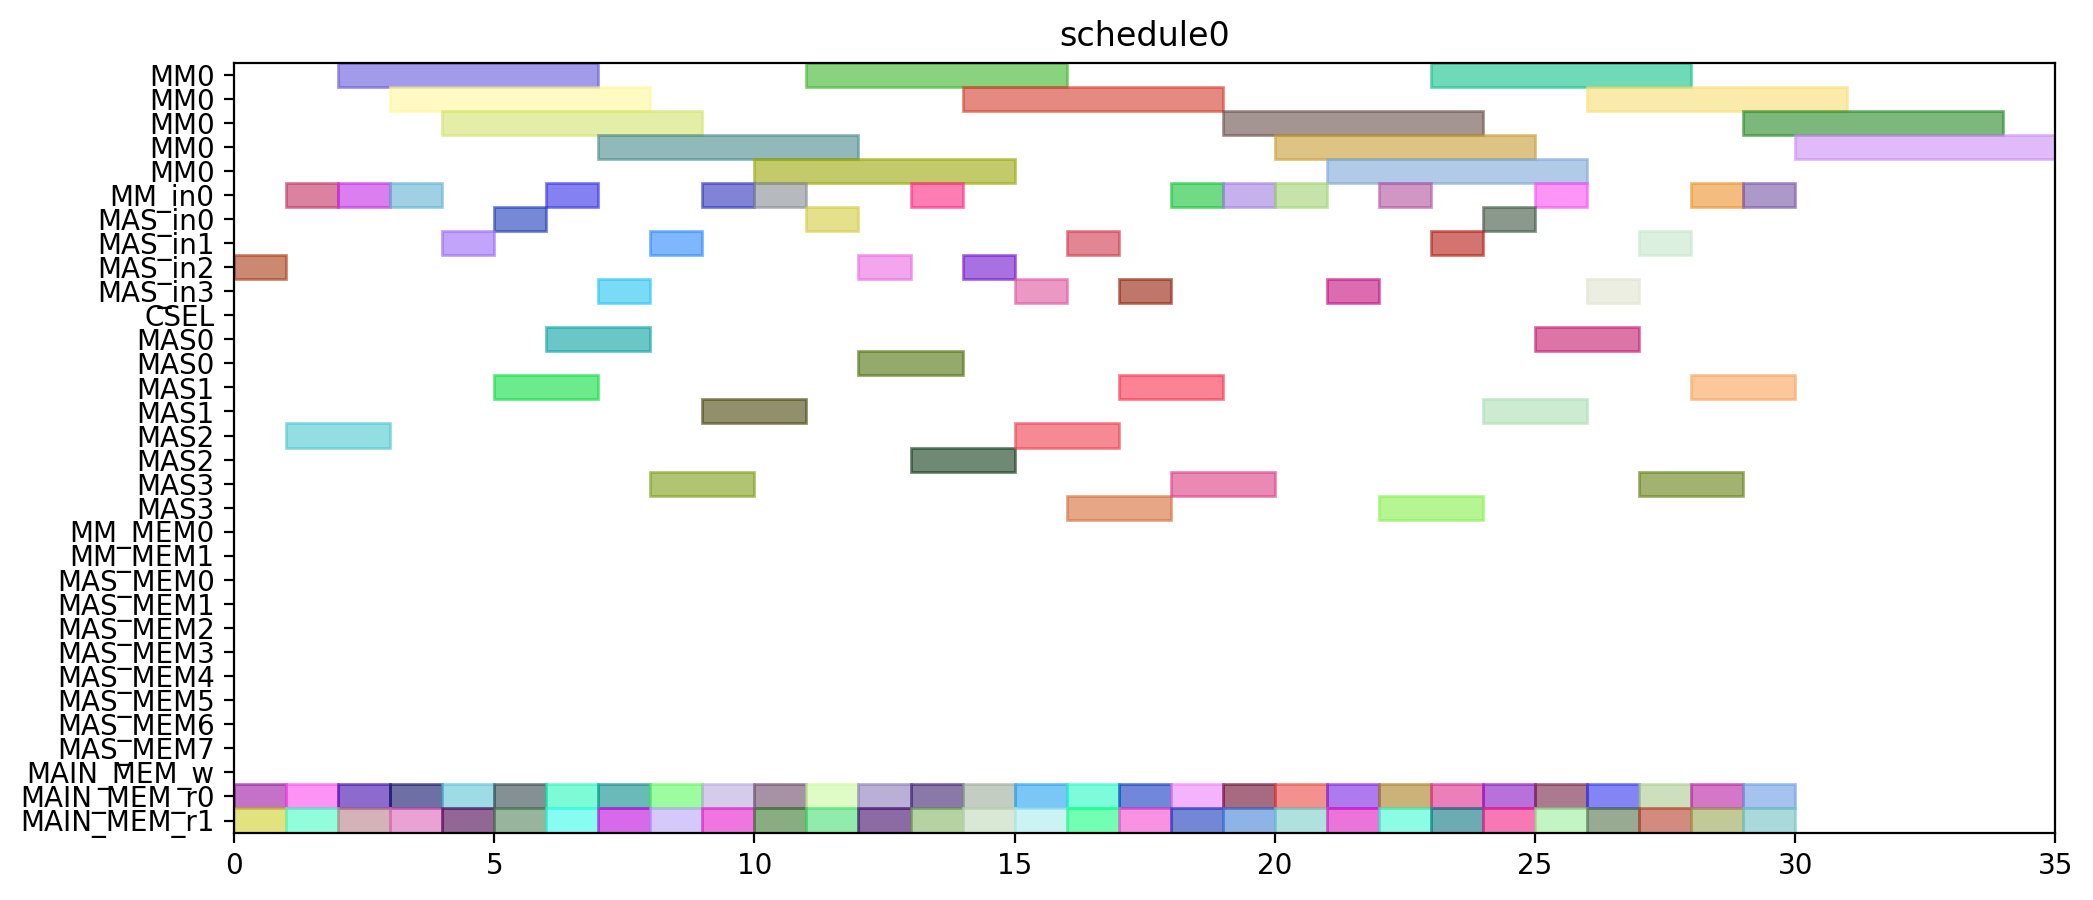

This figure's Python source:
from pyschedule import Scenario, solvers, plotters, alt


def solve():
	horizon = 120
	S = Scenario("schedule0", horizon=horizon)

	# resource
	MM = S.Resources('MM', num=1, size=5)
	MM_in = S.Resources('MM_in', num=1)
	MAS_in = S.Resources('MAS_in', num=4)
	CSEL = S.Resource('CSEL')
	MAS = S.Resources('MAS', num=4, size=2, periods=range(1, horizon))
	MM_MEM = S.Resources('MM_MEM', num=2)
	MAS_MEM = S.Resources('MAS_MEM', num=8)
	MAIN_MEM_w = S.Resource('MAIN_MEM_w', size=1)
	MAIN_MEM_r = S.Resources('MAIN_MEM_r', num=2)

	# result of previous scheduling

	# new tasks
	t1_t0 = S.Task('t1_t0', length=5, delay_cost=1)
	t1_t0 += alt(MM)
	t1_t0_in = S.Task('t1_t0_in', length=1, delay_cost=1)
	t1_t0_in += alt(MM_in)
	S += t1_t0_in*MM_in[0]<=t1_t0*MM[0]
	t1_t0_mem0 = S.Task('t1_t0_mem0', length=1, delay_cost=1)
	t1_t0_mem0 += MAIN_MEM_r[0]
	S += t1_t0_mem0 <= t1_t0

	t1_t0_mem1 = S.Task('t1_t0_mem1', length=1, delay_cost=1)
	t1_t0_mem1 += MAIN_MEM_r[1]
	S += t1_t0_mem1 <= t1_t0

	t1_t1 = S.Task('t1_t1', length=5, delay_cost=1)
	t1_t1 += alt(MM)
	t1_t1_in = S.Task('t1_t1_in', length=1, delay_cost=1)
	t1_t1_in += alt(MM_in)
	S += t1_t1_in*MM_in[0]<=t1_t1*MM[0]
	t1_t1_mem0 = S.Task('t1_t1_mem0', length=1, delay_cost=1)
	t1_t1_mem0 += MAIN_MEM_r[0]
	S += t1_t1_mem0 <= t1_t1

	t1_t1_mem1 = S.Task('t1_t1_mem1', length=1, delay_cost=1)
	t1_t1_mem1 += MAIN_MEM_r[1]
	S += t1_t1_mem1 <= t1_t1

	t1_t2 = S.Task('t1_t2', length=2, delay_cost=1)
	t1_t2 += alt(MAS)
	t1_t2_in = S.Task('t1_t2_in', length=1, delay_cost=1)
	t1_t2_in += alt(MAS_in)
	S += t1_t2_in*MAS_in[0]<=t1_t2*MAS[0]

	S += t1_t2_in*MAS_in[1]<=t1_t2*MAS[1]

	S += t1_t2_in*MAS_in[2]<=t1_t2*MAS[2]

	S += t1_t2_in*MAS_in[3]<=t1_t2*MAS[3]

	t1_t2_mem0 = S.Task('t1_t2_mem0', length=1, delay_cost=1)
	t1_t2_mem0 += MAIN_MEM_r[0]
	S += t1_t2_mem0 <= t1_t2

	t1_t2_mem1 = S.Task('t1_t2_mem1', length=1, delay_cost=1)
	t1_t2_mem1 += MAIN_MEM_r[1]
	S += t1_t2_mem1 <= t1_t2

	t1_t3 = S.Task('t1_t3', length=2, delay_cost=1)
	t1_t3 += alt(MAS)
	t1_t3_in = S.Task('t1_t3_in', length=1, delay_cost=1)
	t1_t3_in += alt(MAS_in)
	S += t1_t3_in*MAS_in[0]<=t1_t3*MAS[0]

	S += t1_t3_in*MAS_in[1]<=t1_t3*MAS[1]

	S += t1_t3_in*MAS_in[2]<=t1_t3*MAS[2]

	S += t1_t3_in*MAS_in[3]<=t1_t3*MAS[3]

	t1_t3_mem0 = S.Task('t1_t3_mem0', length=1, delay_cost=1)
	t1_t3_mem0 += MAIN_MEM_r[0]
	S += t1_t3_mem0 <= t1_t3

	t1_t3_mem1 = S.Task('t1_t3_mem1', length=1, delay_cost=1)
	t1_t3_mem1 += MAIN_MEM_r[1]
	S += t1_t3_mem1 <= t1_t3

	t2_t0 = S.Task('t2_t0', length=5, delay_cost=1)
	t2_t0 += alt(MM)
	t2_t0_in = S.Task('t2_t0_in', length=1, delay_cost=1)
	t2_t0_in += alt(MM_in)
	S += t2_t0_in*MM_in[0]<=t2_t0*MM[0]
	t2_t0_mem0 = S.Task('t2_t0_mem0', length=1, delay_cost=1)
	t2_t0_mem0 += MAIN_MEM_r[0]
	S += t2_t0_mem0 <= t2_t0

	t2_t0_mem1 = S.Task('t2_t0_mem1', length=1, delay_cost=1)
	t2_t0_mem1 += MAIN_MEM_r[1]
	S += t2_t0_mem1 <= t2_t0

	t2_t1 = S.Task('t2_t1', length=5, delay_cost=1)
	t2_t1 += alt(MM)
	t2_t1_in = S.Task('t2_t1_in', length=1, delay_cost=1)
	t2_t1_in += alt(MM_in)
	S += t2_t1_in*MM_in[0]<=t2_t1*MM[0]
	t2_t1_mem0 = S.Task('t2_t1_mem0', length=1, delay_cost=1)
	t2_t1_mem0 += MAIN_MEM_r[0]
	S += t2_t1_mem0 <= t2_t1

	t2_t1_mem1 = S.Task('t2_t1_mem1', length=1, delay_cost=1)
	t2_t1_mem1 += MAIN_MEM_r[1]
	S += t2_t1_mem1 <= t2_t1

	t2_t2 = S.Task('t2_t2', length=2, delay_cost=1)
	t2_t2 += alt(MAS)
	t2_t2_in = S.Task('t2_t2_in', length=1, delay_cost=1)
	t2_t2_in += alt(MAS_in)
	S += t2_t2_in*MAS_in[0]<=t2_t2*MAS[0]

	S += t2_t2_in*MAS_in[1]<=t2_t2*MAS[1]

	S += t2_t2_in*MAS_in[2]<=t2_t2*MAS[2]

	S += t2_t2_in*MAS_in[3]<=t2_t2*MAS[3]

	t2_t2_mem0 = S.Task('t2_t2_mem0', length=1, delay_cost=1)
	t2_t2_mem0 += MAIN_MEM_r[0]
	S += t2_t2_mem0 <= t2_t2

	t2_t2_mem1 = S.Task('t2_t2_mem1', length=1, delay_cost=1)
	t2_t2_mem1 += MAIN_MEM_r[1]
	S += t2_t2_mem1 <= t2_t2

	t2_t3 = S.Task('t2_t3', length=2, delay_cost=1)
	t2_t3 += alt(MAS)
	t2_t3_in = S.Task('t2_t3_in', length=1, delay_cost=1)
	t2_t3_in += alt(MAS_in)
	S += t2_t3_in*MAS_in[0]<=t2_t3*MAS[0]

	S += t2_t3_in*MAS_in[1]<=t2_t3*MAS[1]

	S += t2_t3_in*MAS_in[2]<=t2_t3*MAS[2]

	S += t2_t3_in*MAS_in[3]<=t2_t3*MAS[3]

	t2_t3_mem0 = S.Task('t2_t3_mem0', length=1, delay_cost=1)
	t2_t3_mem0 += MAIN_MEM_r[0]
	S += t2_t3_mem0 <= t2_t3

	t2_t3_mem1 = S.Task('t2_t3_mem1', length=1, delay_cost=1)
	t2_t3_mem1 += MAIN_MEM_r[1]
	S += t2_t3_mem1 <= t2_t3

	t0_t0 = S.Task('t0_t0', length=5, delay_cost=1)
	t0_t0 += alt(MM)
	t0_t0_in = S.Task('t0_t0_in', length=1, delay_cost=1)
	t0_t0_in += alt(MM_in)
	S += t0_t0_in*MM_in[0]<=t0_t0*MM[0]
	t0_t0_mem0 = S.Task('t0_t0_mem0', length=1, delay_cost=1)
	t0_t0_mem0 += MAIN_MEM_r[0]
	S += t0_t0_mem0 <= t0_t0

	t0_t0_mem1 = S.Task('t0_t0_mem1', length=1, delay_cost=1)
	t0_t0_mem1 += MAIN_MEM_r[1]
	S += t0_t0_mem1 <= t0_t0

	t0_t1 = S.Task('t0_t1', length=5, delay_cost=1)
	t0_t1 += alt(MM)
	t0_t1_in = S.Task('t0_t1_in', length=1, delay_cost=1)
	t0_t1_in += alt(MM_in)
	S += t0_t1_in*MM_in[0]<=t0_t1*MM[0]
	t0_t1_mem0 = S.Task('t0_t1_mem0', length=1, delay_cost=1)
	t0_t1_mem0 += MAIN_MEM_r[0]
	S += t0_t1_mem0 <= t0_t1

	t0_t1_mem1 = S.Task('t0_t1_mem1', length=1, delay_cost=1)
	t0_t1_mem1 += MAIN_MEM_r[1]
	S += t0_t1_mem1 <= t0_t1

	t0_t2 = S.Task('t0_t2', length=2, delay_cost=1)
	t0_t2 += alt(MAS)
	t0_t2_in = S.Task('t0_t2_in', length=1, delay_cost=1)
	t0_t2_in += alt(MAS_in)
	S += t0_t2_in*MAS_in[0]<=t0_t2*MAS[0]

	S += t0_t2_in*MAS_in[1]<=t0_t2*MAS[1]

	S += t0_t2_in*MAS_in[2]<=t0_t2*MAS[2]

	S += t0_t2_in*MAS_in[3]<=t0_t2*MAS[3]

	t0_t2_mem0 = S.Task('t0_t2_mem0', length=1, delay_cost=1)
	t0_t2_mem0 += MAIN_MEM_r[0]
	S += t0_t2_mem0 <= t0_t2

	t0_t2_mem1 = S.Task('t0_t2_mem1', length=1, delay_cost=1)
	t0_t2_mem1 += MAIN_MEM_r[1]
	S += t0_t2_mem1 <= t0_t2

	t0_t3 = S.Task('t0_t3', length=2, delay_cost=1)
	t0_t3 += alt(MAS)
	t0_t3_in = S.Task('t0_t3_in', length=1, delay_cost=1)
	t0_t3_in += alt(MAS_in)
	S += t0_t3_in*MAS_in[0]<=t0_t3*MAS[0]

	S += t0_t3_in*MAS_in[1]<=t0_t3*MAS[1]

	S += t0_t3_in*MAS_in[2]<=t0_t3*MAS[2]

	S += t0_t3_in*MAS_in[3]<=t0_t3*MAS[3]

	t0_t3_mem0 = S.Task('t0_t3_mem0', length=1, delay_cost=1)
	t0_t3_mem0 += MAIN_MEM_r[0]
	S += t0_t3_mem0 <= t0_t3

	t0_t3_mem1 = S.Task('t0_t3_mem1', length=1, delay_cost=1)
	t0_t3_mem1 += MAIN_MEM_r[1]
	S += t0_t3_mem1 <= t0_t3

	t4_t0_t0 = S.Task('t4_t0_t0', length=5, delay_cost=1)
	t4_t0_t0 += alt(MM)
	t4_t0_t0_in = S.Task('t4_t0_t0_in', length=1, delay_cost=1)
	t4_t0_t0_in += alt(MM_in)
	S += t4_t0_t0_in*MM_in[0]<=t4_t0_t0*MM[0]
	t4_t0_t0_mem0 = S.Task('t4_t0_t0_mem0', length=1, delay_cost=1)
	t4_t0_t0_mem0 += MAIN_MEM_r[0]
	S += t4_t0_t0_mem0 <= t4_t0_t0

	t4_t0_t0_mem1 = S.Task('t4_t0_t0_mem1', length=1, delay_cost=1)
	t4_t0_t0_mem1 += MAIN_MEM_r[1]
	S += t4_t0_t0_mem1 <= t4_t0_t0

	t4_t0_t1 = S.Task('t4_t0_t1', length=5, delay_cost=1)
	t4_t0_t1 += alt(MM)
	t4_t0_t1_in = S.Task('t4_t0_t1_in', length=1, delay_cost=1)
	t4_t0_t1_in += alt(MM_in)
	S += t4_t0_t1_in*MM_in[0]<=t4_t0_t1*MM[0]
	t4_t0_t1_mem0 = S.Task('t4_t0_t1_mem0', length=1, delay_cost=1)
	t4_t0_t1_mem0 += MAIN_MEM_r[0]
	S += t4_t0_t1_mem0 <= t4_t0_t1

	t4_t0_t1_mem1 = S.Task('t4_t0_t1_mem1', length=1, delay_cost=1)
	t4_t0_t1_mem1 += MAIN_MEM_r[1]
	S += t4_t0_t1_mem1 <= t4_t0_t1

	t4_t0_t2 = S.Task('t4_t0_t2', length=2, delay_cost=1)
	t4_t0_t2 += alt(MAS)
	t4_t0_t2_in = S.Task('t4_t0_t2_in', length=1, delay_cost=1)
	t4_t0_t2_in += alt(MAS_in)
	S += t4_t0_t2_in*MAS_in[0]<=t4_t0_t2*MAS[0]

	S += t4_t0_t2_in*MAS_in[1]<=t4_t0_t2*MAS[1]

	S += t4_t0_t2_in*MAS_in[2]<=t4_t0_t2*MAS[2]

	S += t4_t0_t2_in*MAS_in[3]<=t4_t0_t2*MAS[3]

	t4_t0_t2_mem0 = S.Task('t4_t0_t2_mem0', length=1, delay_cost=1)
	t4_t0_t2_mem0 += MAIN_MEM_r[0]
	S += t4_t0_t2_mem0 <= t4_t0_t2

	t4_t0_t2_mem1 = S.Task('t4_t0_t2_mem1', length=1, delay_cost=1)
	t4_t0_t2_mem1 += MAIN_MEM_r[1]
	S += t4_t0_t2_mem1 <= t4_t0_t2

	t4_t0_t3 = S.Task('t4_t0_t3', length=2, delay_cost=1)
	t4_t0_t3 += alt(MAS)
	t4_t0_t3_in = S.Task('t4_t0_t3_in', length=1, delay_cost=1)
	t4_t0_t3_in += alt(MAS_in)
	S += t4_t0_t3_in*MAS_in[0]<=t4_t0_t3*MAS[0]

	S += t4_t0_t3_in*MAS_in[1]<=t4_t0_t3*MAS[1]

	S += t4_t0_t3_in*MAS_in[2]<=t4_t0_t3*MAS[2]

	S += t4_t0_t3_in*MAS_in[3]<=t4_t0_t3*MAS[3]

	t4_t0_t3_mem0 = S.Task('t4_t0_t3_mem0', length=1, delay_cost=1)
	t4_t0_t3_mem0 += MAIN_MEM_r[0]
	S += t4_t0_t3_mem0 <= t4_t0_t3

	t4_t0_t3_mem1 = S.Task('t4_t0_t3_mem1', length=1, delay_cost=1)
	t4_t0_t3_mem1 += MAIN_MEM_r[1]
	S += t4_t0_t3_mem1 <= t4_t0_t3

	t4_t1_t0 = S.Task('t4_t1_t0', length=5, delay_cost=1)
	t4_t1_t0 += alt(MM)
	t4_t1_t0_in = S.Task('t4_t1_t0_in', length=1, delay_cost=1)
	t4_t1_t0_in += alt(MM_in)
	S += t4_t1_t0_in*MM_in[0]<=t4_t1_t0*MM[0]
	t4_t1_t0_mem0 = S.Task('t4_t1_t0_mem0', length=1, delay_cost=1)
	t4_t1_t0_mem0 += MAIN_MEM_r[0]
	S += t4_t1_t0_mem0 <= t4_t1_t0

	t4_t1_t0_mem1 = S.Task('t4_t1_t0_mem1', length=1, delay_cost=1)
	t4_t1_t0_mem1 += MAIN_MEM_r[1]
	S += t4_t1_t0_mem1 <= t4_t1_t0

	t4_t1_t1 = S.Task('t4_t1_t1', length=5, delay_cost=1)
	t4_t1_t1 += alt(MM)
	t4_t1_t1_in = S.Task('t4_t1_t1_in', length=1, delay_cost=1)
	t4_t1_t1_in += alt(MM_in)
	S += t4_t1_t1_in*MM_in[0]<=t4_t1_t1*MM[0]
	t4_t1_t1_mem0 = S.Task('t4_t1_t1_mem0', length=1, delay_cost=1)
	t4_t1_t1_mem0 += MAIN_MEM_r[0]
	S += t4_t1_t1_mem0 <= t4_t1_t1

	t4_t1_t1_mem1 = S.Task('t4_t1_t1_mem1', length=1, delay_cost=1)
	t4_t1_t1_mem1 += MAIN_MEM_r[1]
	S += t4_t1_t1_mem1 <= t4_t1_t1

	t4_t1_t2 = S.Task('t4_t1_t2', length=2, delay_cost=1)
	t4_t1_t2 += alt(MAS)
	t4_t1_t2_in = S.Task('t4_t1_t2_in', length=1, delay_cost=1)
	t4_t1_t2_in += alt(MAS_in)
	S += t4_t1_t2_in*MAS_in[0]<=t4_t1_t2*MAS[0]

	S += t4_t1_t2_in*MAS_in[1]<=t4_t1_t2*MAS[1]

	S += t4_t1_t2_in*MAS_in[2]<=t4_t1_t2*MAS[2]

	S += t4_t1_t2_in*MAS_in[3]<=t4_t1_t2*MAS[3]

	t4_t1_t2_mem0 = S.Task('t4_t1_t2_mem0', length=1, delay_cost=1)
	t4_t1_t2_mem0 += MAIN_MEM_r[0]
	S += t4_t1_t2_mem0 <= t4_t1_t2

	t4_t1_t2_mem1 = S.Task('t4_t1_t2_mem1', length=1, delay_cost=1)
	t4_t1_t2_mem1 += MAIN_MEM_r[1]
	S += t4_t1_t2_mem1 <= t4_t1_t2

	t4_t1_t3 = S.Task('t4_t1_t3', length=2, delay_cost=1)
	t4_t1_t3 += alt(MAS)
	t4_t1_t3_in = S.Task('t4_t1_t3_in', length=1, delay_cost=1)
	t4_t1_t3_in += alt(MAS_in)
	S += t4_t1_t3_in*MAS_in[0]<=t4_t1_t3*MAS[0]

	S += t4_t1_t3_in*MAS_in[1]<=t4_t1_t3*MAS[1]

	S += t4_t1_t3_in*MAS_in[2]<=t4_t1_t3*MAS[2]

	S += t4_t1_t3_in*MAS_in[3]<=t4_t1_t3*MAS[3]

	t4_t1_t3_mem0 = S.Task('t4_t1_t3_mem0', length=1, delay_cost=1)
	t4_t1_t3_mem0 += MAIN_MEM_r[0]
	S += t4_t1_t3_mem0 <= t4_t1_t3

	t4_t1_t3_mem1 = S.Task('t4_t1_t3_mem1', length=1, delay_cost=1)
	t4_t1_t3_mem1 += MAIN_MEM_r[1]
	S += t4_t1_t3_mem1 <= t4_t1_t3

	t4_t2_t0 = S.Task('t4_t2_t0', length=5, delay_cost=1)
	t4_t2_t0 += alt(MM)
	t4_t2_t0_in = S.Task('t4_t2_t0_in', length=1, delay_cost=1)
	t4_t2_t0_in += alt(MM_in)
	S += t4_t2_t0_in*MM_in[0]<=t4_t2_t0*MM[0]
	t4_t2_t0_mem0 = S.Task('t4_t2_t0_mem0', length=1, delay_cost=1)
	t4_t2_t0_mem0 += MAIN_MEM_r[0]
	S += t4_t2_t0_mem0 <= t4_t2_t0

	t4_t2_t0_mem1 = S.Task('t4_t2_t0_mem1', length=1, delay_cost=1)
	t4_t2_t0_mem1 += MAIN_MEM_r[1]
	S += t4_t2_t0_mem1 <= t4_t2_t0

	t4_t2_t1 = S.Task('t4_t2_t1', length=5, delay_cost=1)
	t4_t2_t1 += alt(MM)
	t4_t2_t1_in = S.Task('t4_t2_t1_in', length=1, delay_cost=1)
	t4_t2_t1_in += alt(MM_in)
	S += t4_t2_t1_in*MM_in[0]<=t4_t2_t1*MM[0]
	t4_t2_t1_mem0 = S.Task('t4_t2_t1_mem0', length=1, delay_cost=1)
	t4_t2_t1_mem0 += MAIN_MEM_r[0]
	S += t4_t2_t1_mem0 <= t4_t2_t1

	t4_t2_t1_mem1 = S.Task('t4_t2_t1_mem1', length=1, delay_cost=1)
	t4_t2_t1_mem1 += MAIN_MEM_r[1]
	S += t4_t2_t1_mem1 <= t4_t2_t1

	t4_t2_t2 = S.Task('t4_t2_t2', length=2, delay_cost=1)
	t4_t2_t2 += alt(MAS)
	t4_t2_t2_in = S.Task('t4_t2_t2_in', length=1, delay_cost=1)
	t4_t2_t2_in += alt(MAS_in)
	S += t4_t2_t2_in*MAS_in[0]<=t4_t2_t2*MAS[0]

	S += t4_t2_t2_in*MAS_in[1]<=t4_t2_t2*MAS[1]

	S += t4_t2_t2_in*MAS_in[2]<=t4_t2_t2*MAS[2]

	S += t4_t2_t2_in*MAS_in[3]<=t4_t2_t2*MAS[3]

	t4_t2_t2_mem0 = S.Task('t4_t2_t2_mem0', length=1, delay_cost=1)
	t4_t2_t2_mem0 += MAIN_MEM_r[0]
	S += t4_t2_t2_mem0 <= t4_t2_t2

	t4_t2_t2_mem1 = S.Task('t4_t2_t2_mem1', length=1, delay_cost=1)
	t4_t2_t2_mem1 += MAIN_MEM_r[1]
	S += t4_t2_t2_mem1 <= t4_t2_t2

	t4_t2_t3 = S.Task('t4_t2_t3', length=2, delay_cost=1)
	t4_t2_t3 += alt(MAS)
	t4_t2_t3_in = S.Task('t4_t2_t3_in', length=1, delay_cost=1)
	t4_t2_t3_in += alt(MAS_in)
	S += t4_t2_t3_in*MAS_in[0]<=t4_t2_t3*MAS[0]

	S += t4_t2_t3_in*MAS_in[1]<=t4_t2_t3*MAS[1]

	S += t4_t2_t3_in*MAS_in[2]<=t4_t2_t3*MAS[2]

	S += t4_t2_t3_in*MAS_in[3]<=t4_t2_t3*MAS[3]

	t4_t2_t3_mem0 = S.Task('t4_t2_t3_mem0', length=1, delay_cost=1)
	t4_t2_t3_mem0 += MAIN_MEM_r[0]
	S += t4_t2_t3_mem0 <= t4_t2_t3

	t4_t2_t3_mem1 = S.Task('t4_t2_t3_mem1', length=1, delay_cost=1)
	t4_t2_t3_mem1 += MAIN_MEM_r[1]
	S += t4_t2_t3_mem1 <= t4_t2_t3

	t4_t40 = S.Task('t4_t40', length=2, delay_cost=1)
	t4_t40 += alt(MAS)
	t4_t40_in = S.Task('t4_t40_in', length=1, delay_cost=1)
	t4_t40_in += alt(MAS_in)
	S += t4_t40_in*MAS_in[0]<=t4_t40*MAS[0]

	S += t4_t40_in*MAS_in[1]<=t4_t40*MAS[1]

	S += t4_t40_in*MAS_in[2]<=t4_t40*MAS[2]

	S += t4_t40_in*MAS_in[3]<=t4_t40*MAS[3]

	t4_t40_mem0 = S.Task('t4_t40_mem0', length=1, delay_cost=1)
	t4_t40_mem0 += MAIN_MEM_r[0]
	S += t4_t40_mem0 <= t4_t40

	t4_t40_mem1 = S.Task('t4_t40_mem1', length=1, delay_cost=1)
	t4_t40_mem1 += MAIN_MEM_r[1]
	S += t4_t40_mem1 <= t4_t40

	t4_t41 = S.Task('t4_t41', length=2, delay_cost=1)
	t4_t41 += alt(MAS)
	t4_t41_in = S.Task('t4_t41_in', length=1, delay_cost=1)
	t4_t41_in += alt(MAS_in)
	S += t4_t41_in*MAS_in[0]<=t4_t41*MAS[0]

	S += t4_t41_in*MAS_in[1]<=t4_t41*MAS[1]

	S += t4_t41_in*MAS_in[2]<=t4_t41*MAS[2]

	S += t4_t41_in*MAS_in[3]<=t4_t41*MAS[3]

	t4_t41_mem0 = S.Task('t4_t41_mem0', length=1, delay_cost=1)
	t4_t41_mem0 += MAIN_MEM_r[0]
	S += t4_t41_mem0 <= t4_t41

	t4_t41_mem1 = S.Task('t4_t41_mem1', length=1, delay_cost=1)
	t4_t41_mem1 += MAIN_MEM_r[1]
	S += t4_t41_mem1 <= t4_t41

	t4_t50 = S.Task('t4_t50', length=2, delay_cost=1)
	t4_t50 += alt(MAS)
	t4_t50_in = S.Task('t4_t50_in', length=1, delay_cost=1)
	t4_t50_in += alt(MAS_in)
	S += t4_t50_in*MAS_in[0]<=t4_t50*MAS[0]

	S += t4_t50_in*MAS_in[1]<=t4_t50*MAS[1]

	S += t4_t50_in*MAS_in[2]<=t4_t50*MAS[2]

	S += t4_t50_in*MAS_in[3]<=t4_t50*MAS[3]

	t4_t50_mem0 = S.Task('t4_t50_mem0', length=1, delay_cost=1)
	t4_t50_mem0 += MAIN_MEM_r[0]
	S += t4_t50_mem0 <= t4_t50

	t4_t50_mem1 = S.Task('t4_t50_mem1', length=1, delay_cost=1)
	t4_t50_mem1 += MAIN_MEM_r[1]
	S += t4_t50_mem1 <= t4_t50

	t4_t51 = S.Task('t4_t51', length=2, delay_cost=1)
	t4_t51 += alt(MAS)
	t4_t51_in = S.Task('t4_t51_in', length=1, delay_cost=1)
	t4_t51_in += alt(MAS_in)
	S += t4_t51_in*MAS_in[0]<=t4_t51*MAS[0]

	S += t4_t51_in*MAS_in[1]<=t4_t51*MAS[1]

	S += t4_t51_in*MAS_in[2]<=t4_t51*MAS[2]

	S += t4_t51_in*MAS_in[3]<=t4_t51*MAS[3]

	t4_t51_mem0 = S.Task('t4_t51_mem0', length=1, delay_cost=1)
	t4_t51_mem0 += MAIN_MEM_r[0]
	S += t4_t51_mem0 <= t4_t51

	t4_t51_mem1 = S.Task('t4_t51_mem1', length=1, delay_cost=1)
	t4_t51_mem1 += MAIN_MEM_r[1]
	S += t4_t51_mem1 <= t4_t51

	t4_t8_t0 = S.Task('t4_t8_t0', length=5, delay_cost=1)
	t4_t8_t0 += alt(MM)
	t4_t8_t0_in = S.Task('t4_t8_t0_in', length=1, delay_cost=1)
	t4_t8_t0_in += alt(MM_in)
	S += t4_t8_t0_in*MM_in[0]<=t4_t8_t0*MM[0]
	t4_t8_t0_mem0 = S.Task('t4_t8_t0_mem0', length=1, delay_cost=1)
	t4_t8_t0_mem0 += MAIN_MEM_r[0]
	S += t4_t8_t0_mem0 <= t4_t8_t0

	t4_t8_t0_mem1 = S.Task('t4_t8_t0_mem1', length=1, delay_cost=1)
	t4_t8_t0_mem1 += MAIN_MEM_r[1]
	S += t4_t8_t0_mem1 <= t4_t8_t0

	t4_t8_t1 = S.Task('t4_t8_t1', length=5, delay_cost=1)
	t4_t8_t1 += alt(MM)
	t4_t8_t1_in = S.Task('t4_t8_t1_in', length=1, delay_cost=1)
	t4_t8_t1_in += alt(MM_in)
	S += t4_t8_t1_in*MM_in[0]<=t4_t8_t1*MM[0]
	t4_t8_t1_mem0 = S.Task('t4_t8_t1_mem0', length=1, delay_cost=1)
	t4_t8_t1_mem0 += MAIN_MEM_r[0]
	S += t4_t8_t1_mem0 <= t4_t8_t1

	t4_t8_t1_mem1 = S.Task('t4_t8_t1_mem1', length=1, delay_cost=1)
	t4_t8_t1_mem1 += MAIN_MEM_r[1]
	S += t4_t8_t1_mem1 <= t4_t8_t1

	solvers.mip.solve(S,msg=1,kind='CPLEX',ratio_gap=1.01)

	solution = [['hoge']*len(S.solution()[1]) for i in range(len(S.solution()))]
	for i in range(len(S.solution())):
		for j in range(len(S.solution()[i])):
			solution[i][j]=str(S.solution()[i][j])
	print(solution)

	cycles = int(solution[-1][3])

	pic_file_name = "/home/mfukuda/ABE/multiRAM_multiMAS_16mux/scheduling_result/stage5MM1_stage2MAS4/SPARSE/schedule0.png"
	if(S.solution() != []):
		plotters.matplotlib.plot(S,img_filename=pic_file_name, show_task_labels=False, fig_size=(cycles*0.25+3, 5))

	return solution
